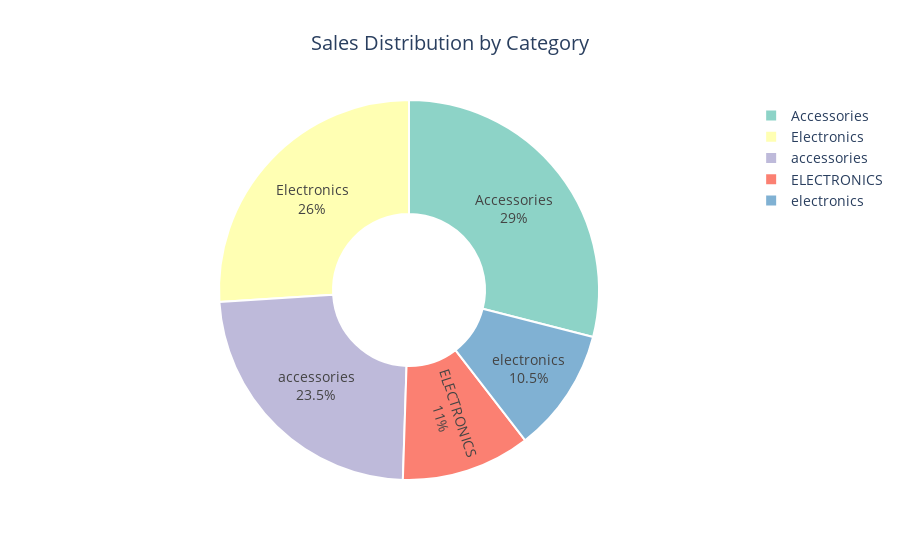

The code cell stored with this chart in its notebook:
### Code cell
category_sales = df.groupby("Category", as_index=False)["Total_Amount"].sum()
fig3 = px.pie(
    category_sales,
    names="Category",
    values="Total_Amount",
    title="Sales Distribution by Category",
    color_discrete_sequence=px.colors.qualitative.Set3,
    hole=0.4
)
fig3.update_traces(
    textinfo="percent+label",
    hovertemplate="<b>%{label}</b><br>Total Sales: ₹%{value:,.0f}<br>Percentage: %{percent}",
    marker=dict(line=dict(color="#fff", width=2))
)

fig3.update_layout(
    title_x=0.5,
    font=dict(size=14),
    showlegend=True
)
fig3.show()

### Figure 1 — Plotly figure (JSON) as saved in the notebook; plotly's stock layout.template omitted (floating-point values rounded to 4 significant figures)
{"data": [{"domain": {"x": [0, 1], "y": [0, 1]}, "hole": 0.4, "hovertemplate": "<b>%{label}</b><br>Total Sales: ₹%{value:,.0f}<br>Percentage: %{percent}", "labels": ["Accessories", "ELECTRONICS", "Electronics", "accessories", "electronics"], "legendgroup": "", "marker": {"line": {"color": "#fff", "width": 2}}, "name": "", "showlegend": true, "textinfo": "percent+label", "type": "pie", "values": [2870456, 1088142, 2576120, 2324508, 1044030]}], "layout": {"font": {"size": 14}, "legend": {"tracegroupgap": 0}, "piecolorway": ["rgb(141,211,199)", "rgb(255,255,179)", "rgb(190,186,218)", "rgb(251,128,114)", "rgb(128,177,211)", "rgb(253,180,98)", "rgb(179,222,105)", "rgb(252,205,229)", "rgb(217,217,217)", "rgb(188,128,189)", "rgb(204,235,197)", "rgb(255,237,111)"], "showlegend": true, "title": {"text": "Sales Distribution by Category", "x": 0.5}}}
